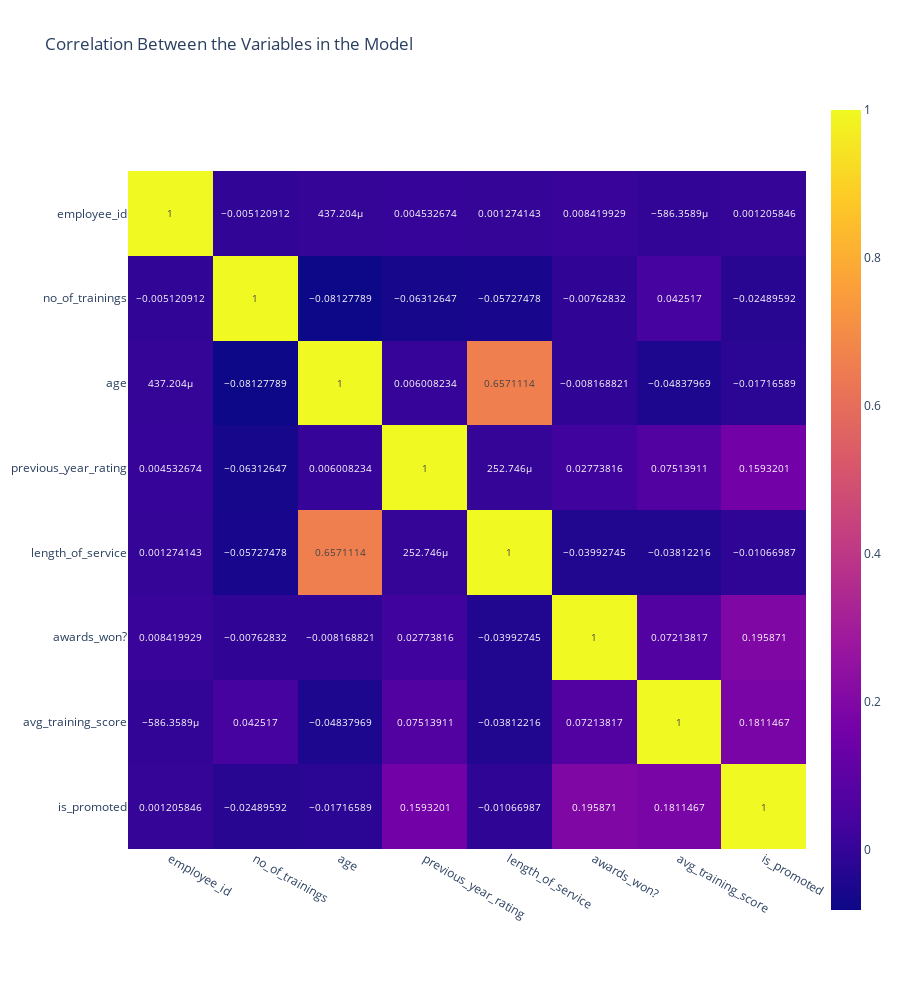

Notebook code cell kept with this figure:
### Markdown cell above
Feature relationship

### Code cell
px.imshow(df_train.corr(), text_auto= True, title='Correlation Between the Variables in the Model', height=1000)

### Figure 1 — Plotly figure (JSON) as saved in the notebook; plotly's stock layout.template omitted (floating-point values rounded to 4 significant figures)
{"data": [{"coloraxis": "coloraxis", "hovertemplate": "x: %{x}<br>y: %{y}<br>color: %{z}<extra></extra>", "name": "0", "texttemplate": "%{z}", "type": "heatmap", "x": ["employee_id", "no_of_trainings", "age", "previous_year_rating", "length_of_service", "awards_won?", "avg_training_score", "is_promoted"], "xaxis": "x", "y": ["employee_id", "no_of_trainings", "age", "previous_year_rating", "length_of_service", "awards_won?", "avg_training_score", "is_promoted"], "yaxis": "y", "z": [[1, -0.005121, 0.0004372, 0.004533, 0.001274, 0.00842, -0.0005864, 0.001206], [-0.005121, 1, -0.08128, -0.06313, -0.05727, -0.007628, 0.04252, -0.0249], [0.0004372, -0.08128, 1, 0.006008, 0.6571, -0.008169, -0.04838, -0.01717], [0.004533, -0.06313, 0.006008, 1, 0.0002527, 0.02774, 0.07514, 0.1593], [0.001274, -0.05727, 0.6571, 0.0002527, 1, -0.03993, -0.03812, -0.01067], [0.00842, -0.007628, -0.008169, 0.02774, -0.03993, 1, 0.07214, 0.1959], [-0.0005864, 0.04252, -0.04838, 0.07514, -0.03812, 0.07214, 1, 0.1811], [0.001206, -0.0249, -0.01717, 0.1593, -0.01067, 0.1959, 0.1811, 1]]}], "layout": {"coloraxis": {"colorscale": [[0, "#0d0887"], [0.1111, "#46039f"], [0.2222, "#7201a8"], [0.3333, "#9c179e"], [0.4444, "#bd3786"], [0.5556, "#d8576b"], [0.6667, "#ed7953"], [0.7778, "#fb9f3a"], [0.8889, "#fdca26"], [1, "#f0f921"]]}, "height": 1000, "title": {"text": "Correlation Between the Variables in the Model"}, "xaxis": {"anchor": "y", "constrain": "domain", "domain": [0, 1], "scaleanchor": "y"}, "yaxis": {"anchor": "x", "autorange": "reversed", "constrain": "domain", "domain": [0, 1]}}}
